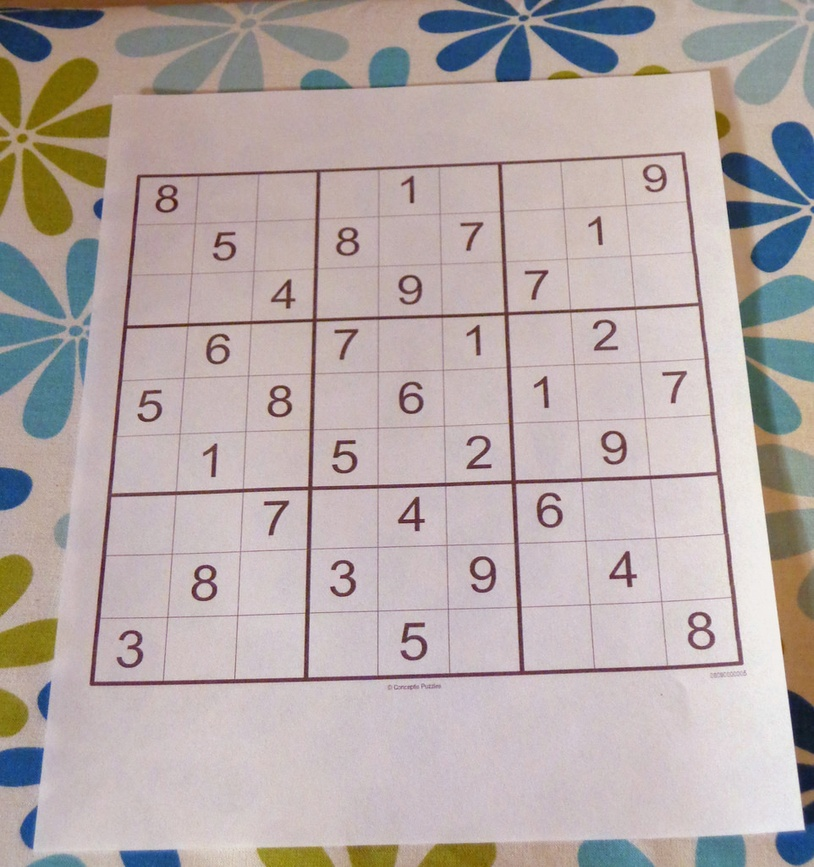
#> input picture sudoku_puzzle.jpg, 814 x 867 px, shrunk from 962 x 1024 before the run
$ jupyter execute open_cv.ipynb
#> lines starting #> are read from the running program, lines starting #| are printed output that depends on the picture; after the words box and inside, x2 and y2 are one past the last pixel; in counts of white or black regions, pixels touching at a corner belong together
[cell 1]
import numpy as np
import cv2
import matplotlib.pyplot as plt
import imutils
from imutils.perspective import four_point_transform

[cell 2]
def show(img):
    cv2.imshow('Image', img)

    cv2.waitKey(0)
    cv2.destroyAllWindows()

[cell 3]
image = cv2.imread('sudoku_puzzle.jpg')
#> image is the input picture: shape (867, 814, 3); mean B, G, R 167.9, 169.5, 180.9

# convert the image to grayscale and blur it slightly
gray = cv2.cvtColor(image, cv2.COLOR_BGR2GRAY)
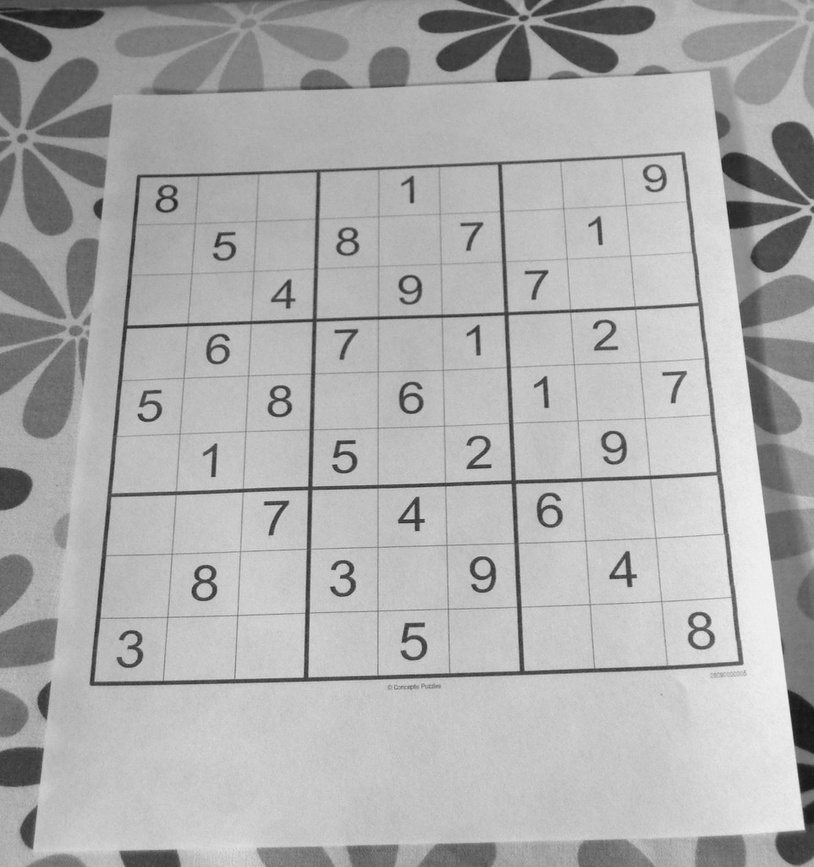
#> gray: shape (867, 814); min 20, max 244, mean 172.7
blurred = cv2.GaussianBlur(gray, (7, 7), 3)
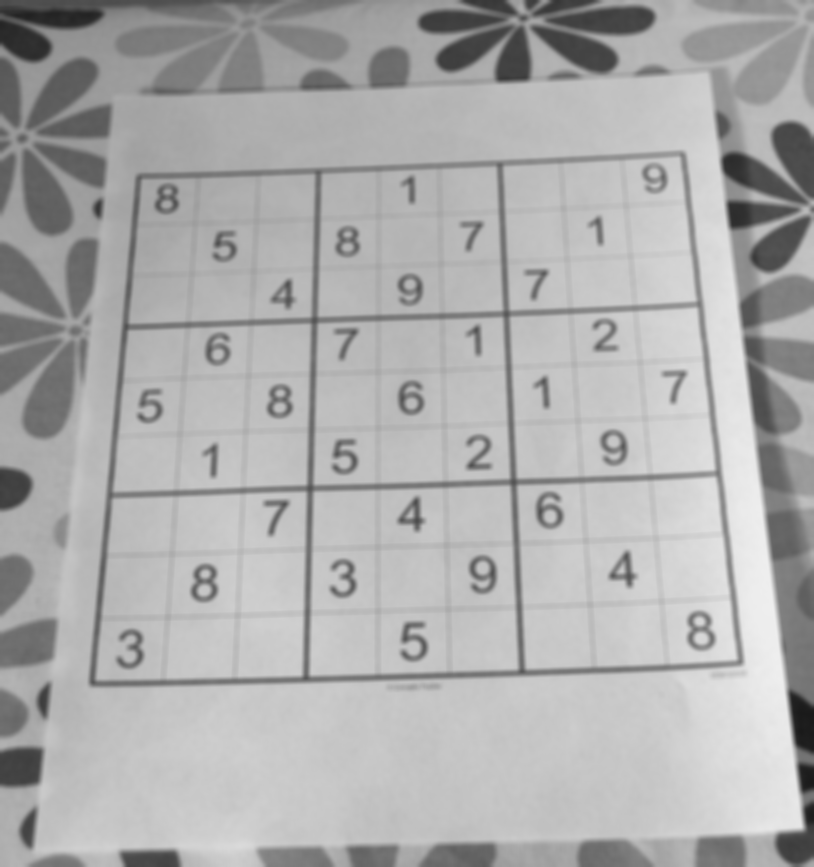
#> blurred: shape (867, 814); min 26, max 239, mean 172.7

# apply adaptive thresholding and then invert the threshold map
thresh = cv2.adaptiveThreshold(blurred, 255,
    cv2.ADAPTIVE_THRESH_GAUSSIAN_C, cv2.THRESH_BINARY, 11, 2)
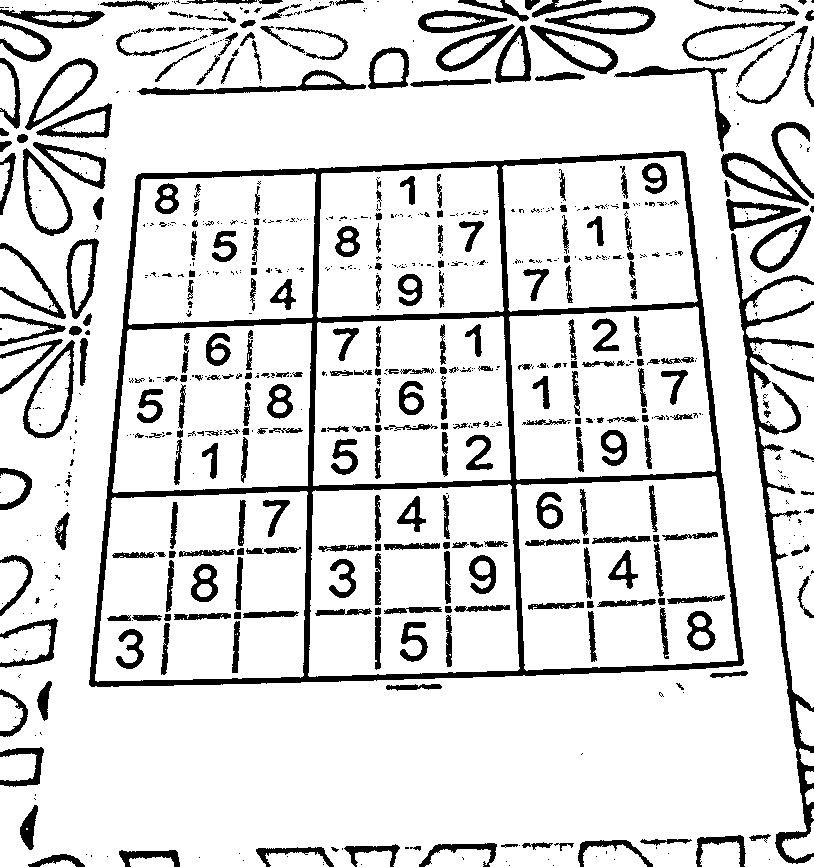
#> thresh: shape (867, 814); 85.6% white; 773 black regions (456 under 20 px), largest, box (x1, y1, x2, y2) and area: (89, 151, 744, 687) 24640, (731, 233, 814, 864) 6479, (137, 70, 366, 95) 1402
thresh = cv2.bitwise_not(thresh)
#> thresh: shape (867, 814); 14.4% white; 773 white regions (456 under 20 px)

cnts = cv2.findContours(thresh.copy(), cv2.RETR_EXTERNAL,
    cv2.CHAIN_APPROX_SIMPLE)
#> cnts = 276 contours, 176 with area under 20; largest, box (x1, y1, x2, y2) and area: (89, 151, 744, 687) 309212, (731, 233, 814, 864) 5290, (23, 340, 75, 439) 2974, (23, 148, 73, 236) 2593, (25, 58, 98, 130) 2243
cnts = imutils.grab_contours(cnts)
cnts = sorted(cnts, key=cv2.contourArea, reverse=True)

[cell 4]
# loop over the contours

puzzleContours = None

for c in cnts:
    peri = cv2.arcLength(c, True)
    approx = cv2.approxPolyDP(c, 0.02 * peri, True)

    if len(approx) == 4:
        puzzleContours = approx
        break
#> this loop made 1 pass
#> (peri, puzzleContours) on pass 1: (2300.9, [[685, 153], [138, 174], [89, 684], [741, 665]])

[cell 5]
puzzle = four_point_transform(image, puzzleContours.reshape(4, 2))
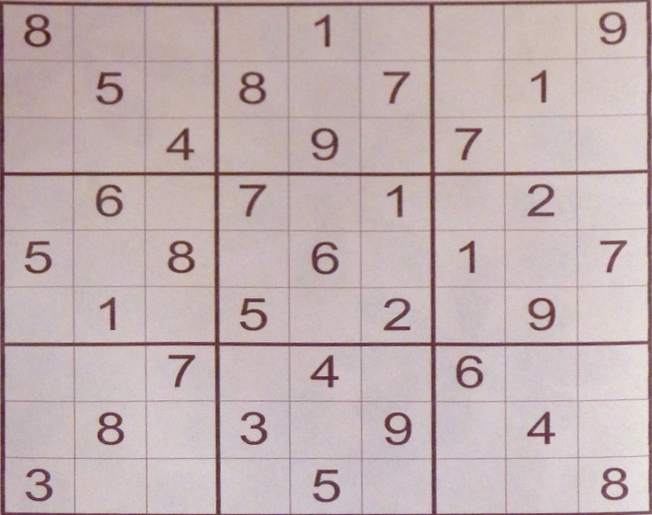
#> puzzle: shape (515, 652, 3); mean B, G, R 177.6, 176.6, 193.5
warped = four_point_transform(gray, puzzleContours.reshape(4, 2))
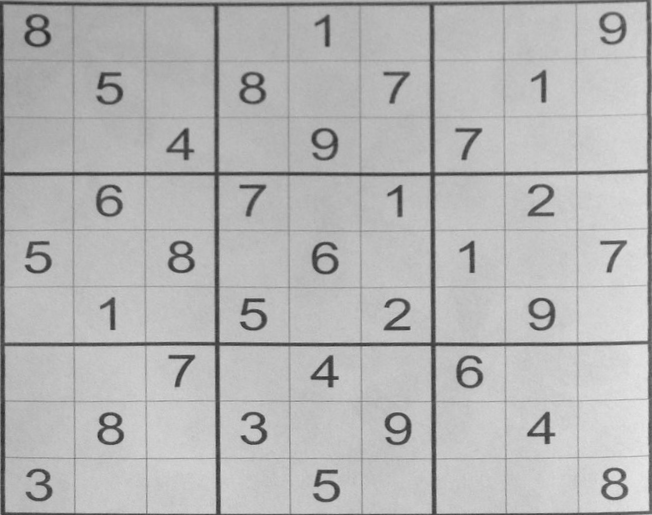
#> warped: shape (515, 652); min 39, max 231, mean 181.8

[cell 6]
show(warped)

[cell 7]
# initialize our 9x9 sudoku board
board = np.zeros((9, 9), dtype="int")

# a sudoku puzzle is a 9x9 grid (81 individual cells), so we can
# infer the location of each cell by dividing the warped image
# into a 9x9 grid
stepX = warped.shape[1] // 9
#> stepX = 72
stepY = warped.shape[0] // 9
#> stepY = 57

# initialize a list to store the (x, y)-coordinates of each cell
# location
cellLocs = []

# loop over the grid locations
for y in range(0, 9):
    # initialize the current list of cell locations
    row = []

    for x in range(0, 9):
        # compute the starting and ending (x, y)-coordinates of the
        # current cell
        startX = x * stepX
        startY = y * stepY
        endX = (x + 1) * stepX
        endY = (y + 1) * stepY

        # add the (x, y)-coordinates to our cell locations list
        row.append((startX, startY, endX, endY))

        # crop the cell from the warped transform image and then
        # extract the digit from the cell
        cell = warped[startY:endY, startX:endX]
        cnts = cv2.findContours(cell, cv2.RETR_EXTERNAL,
            cv2.CHAIN_APPROX_SIMPLE)
        cnts = imutils.grab_contours(cnts)
        cnts = sorted(cnts, key=cv2.contourArea, reverse=True)
        if len(cnts) == 0:
            show(cell)
            break
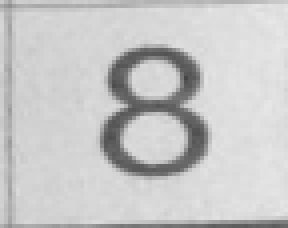
#> cell: shape (57, 72) (shown 4 times larger); min 69, max 231, mean 199.8
